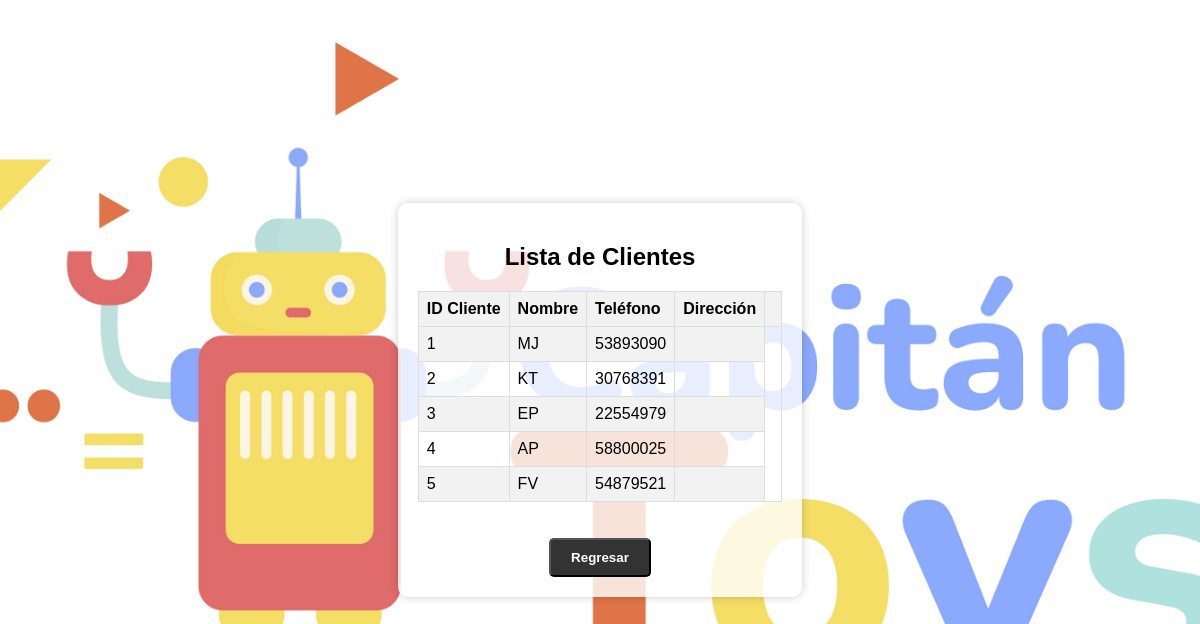
The page /reporte_clientes.php on the database as committed earlier.
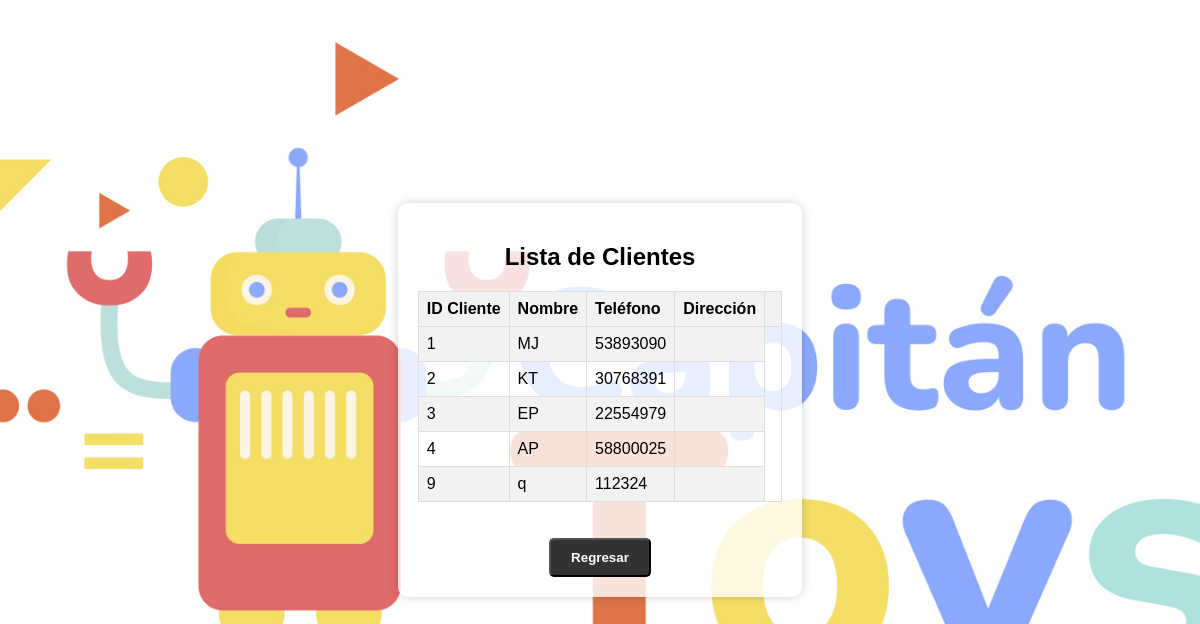
The same page on the database as committed later.
### tables this page shows
CREATE TABLE `registroclientes` (
  `IDCliente` int(11) NOT NULL,
  `Nombre` varchar(255) NOT NULL,
  `Telefono` varchar(15) DEFAULT NULL,
  `direccioncliente` varchar(85) NOT NULL
);

### reporte_clientes.php (the view, shortened to what this page needs)
<!DOCTYPE html>
<html lang="es">
<head>
    <link rel="stylesheet" type="text/css" href="styles.css">
</head>
<body>
     <div class="welcome-container">
        <h2>Lista de Clientes</h2>
        <table class="style-table">
    <?php
    $servername = "localhost";
    $username = "id21397617_root";
    $password = "Three365Meda53*";
    $dbname = "id21397617_prueba2023_1";
    $conn = new mysqli($servername, $username, $password, $dbname);
    $sql = "SELECT IDCliente, Nombre, Telefono, direccioncliente FROM registroclientes";
    $result = $conn->query($sql);
    ?>
    <?php
    if ($result->num_rows > 0) {
        echo "<table class='style-table'>";
        echo "<tr><th>ID Cliente</th><th>Nombre</th><th>Teléfono</th><th>Dirección</th><th>";
        while ($row = $result->fetch_assoc()) {
            echo "<tr><td>" . $row["IDCliente"] . "</td><td>" . $row["Nombre"] . "</td><td>" . $row["Telefono"] . "</td><td>" . $row["direccioncliente"] . "</td>";
        }
        echo "</table>";
    } else {
        echo "No hay clientes registrados.";
    }
    ?>
    <br><br>
      <button class="button" onclick="regresarAIndex()">Regresar</button>
        </table>
    </div>
</body>
</html>

### styles.css (style rules this page uses)
body { font-family: Arial, sans-serif; margin: 0; padding: 0; display: flex; justify-content: center; align-items: center; height: 100vh; background-image: url('imagenes/img2.jpg'); background-size: cover; background-position: center; }
.welcome-container { text-align: center; background-color: rgba(255, 255, 255, 0.8); padding: 20px; border-radius: 10px; box-shadow: 0 0 10px rgba(0, 0, 0, 0.2); }
.button { background-color: #333; color: white; padding: 10px 20px; margin: 0 10px; text-decoration: none; border-radius: 5px; font-weight: bold; transition: background-color 0.3s ease; }
table { border-collapse: collapse; width: 100%; }
table, th, td { border: 1px solid #ddd; }
th { background-color: #f2f2f2; text-align: left; padding: 8px; }
td { text-align: left; padding: 8px; }
tr:nth-child(even) { background-color: #f2f2f2; }
body { display: flex; flex-direction: column; align-items: center; justify-content: center; height: 100vh; margin: 0; }

Rows that differ between the two databases and show on the page:
removed registroclientes: IDCliente "5", Nombre "FV", Telefono "54879521"
added registroclientes: IDCliente "9", Nombre "q", Telefono "112324"
